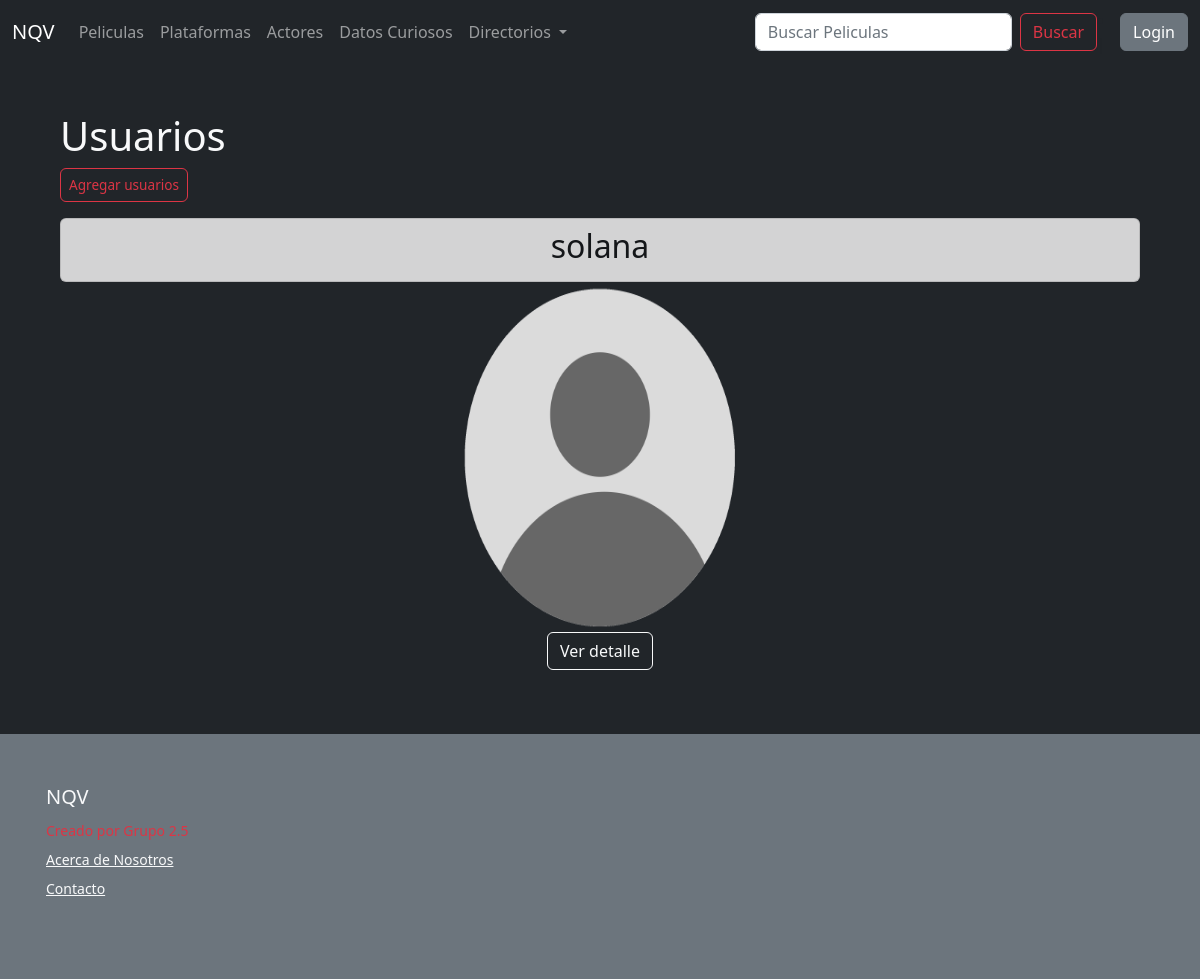
The page /usuarios/users/ on the database as committed earlier.
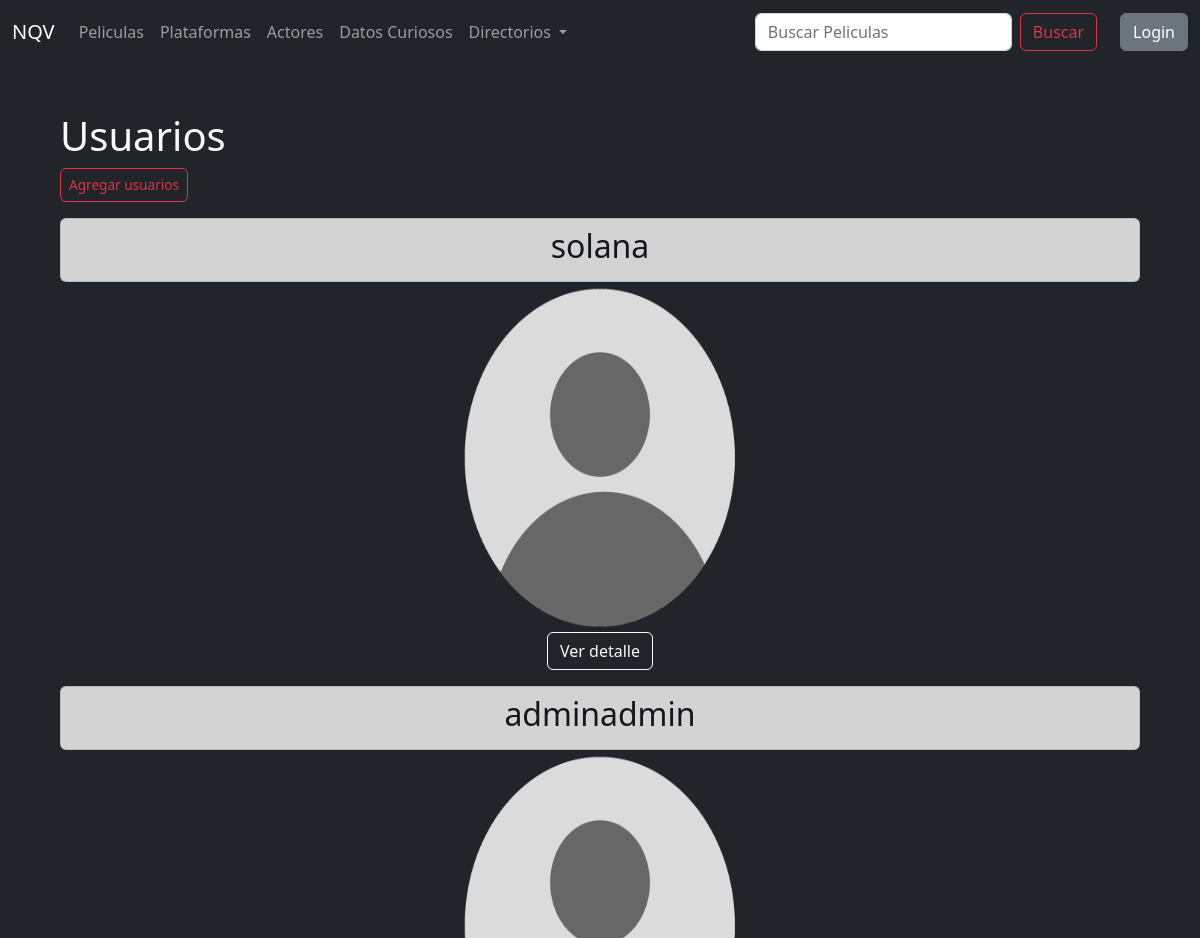
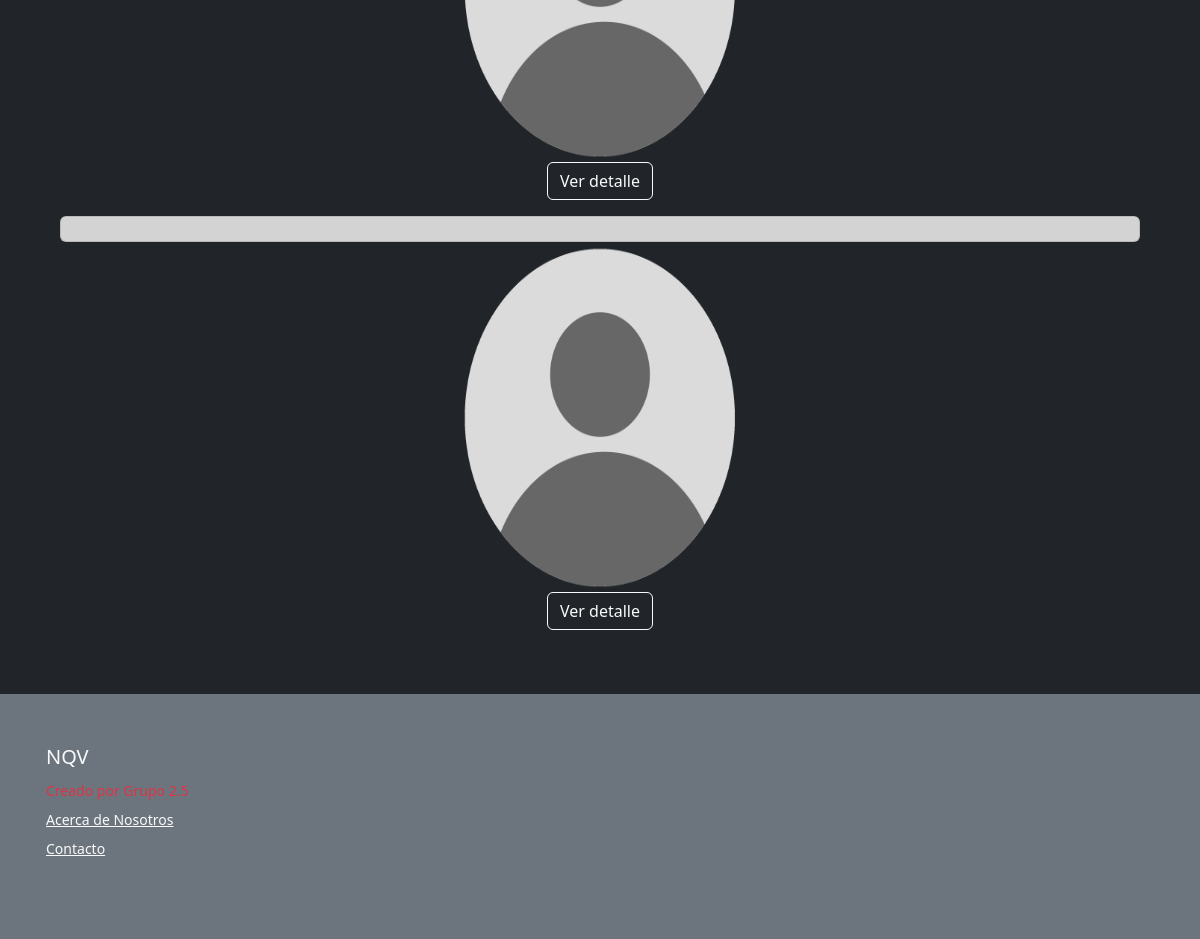
The same page on the database as committed later (2 pictures, top to bottom).
### usuarios/models.py (models this page shows)
class Perfil_usuario(models.Model):
    usuario = models.OneToOneField(User, on_delete=models.CASCADE, related_name= 'perfil_usuarios')
    nombre =models.CharField(max_length=20)
    apellido =models.CharField(max_length=20)
    telefono= models.CharField(max_length=20, blank=True, null=True)
    email= models.EmailField(blank=True, null=True)
    pais= models.CharField(max_length=30, blank=True, null=True)
    imagen_perfil= models.ImageField(upload_to=user_directory_path, default='imagen_perfil/perfil_sin_foto.png')
    class Meta:
        verbose_name= 'usuario'
        verbose_name_plural= 'usuarios'

### usuarios/views.py (the view)
# urls.py: path('users/', views.Lista_usuarios.as_view(), name='users'),
class Lista_usuarios(ListView):
    model = Perfil_usuario
    template_name = 'auth/users.html'

### templates/auth/users.html (shortened to what this page needs)
{% extends "padre.html" %}
{% load static %}
{% block contenidoQueCambia %}
<section class="bg-dark text-light p-5">
    <div class="container">
        <h1>Usuarios</h1>
        <a href="/register" button type="button" class="btn btn-outline-danger"
        style="--bs-btn-padding-y: .35rem; --bs-btn-padding-x: .5rem; --bs-btn-font-size: .85em;">
        Agregar usuarios
        </a>
            {% for user in object_list %}
            <div class="text-center">
            <ul class="list-group">
                <li class="list-group-item list-group-item-dark"><h2>{{user.usuario}}</h2> </li>
            </div>
                <div class="text-center">
                {% if user.imagen_perfil %}
                    <img src="{{user.imagen_perfil.url}}" class="img" alt="" width="280" height="350">
                {% else %}
                    <i class="bi bi-card-image"></i>
                {% endif %}
                </div>
                <div class="text-center">
                <a href="/usuarios/detail-user/{{user.id}}/" class="btn btn-outline-light">Ver detalle</a>
                </div>
        {% endfor %}
    </div>
</section>
{% endblock %}

### templates/padre.html (shortened to what this page needs)
<!DOCTYPE html>
<html lang="en">
<head>
<link href="https://cdn.jsdelivr.net/npm/bootstrap@5.2.0-beta1/dist/css/bootstrap.min.css" rel="stylesheet">
</head>
<body>
    <nav class="navbar navbar-expand-lg bg-dark navbar-dark">
        <div class="container-fluid">
        <a class="navbar-brand" href="/AppNQV/home">NQV</a>
        <div class="collapse navbar-collapse" id="navbarScroll">
            <ul class="navbar-nav me-auto my-2 my-lg-0 navbar-nav-scroll" style="--bs-scroll-height: 100px;">
                <li class="nav-item">
                    <a class="nav-link" href="/AppNQV/peliculas">Peliculas</a>
                </li>
                <li class="nav-item">
                    <a class="nav-link" href="/AppNQV/plataformas">Plataformas</a>
                </li>
                <li class="nav-item">
                    <a class="nav-link" href="/AppNQV/actores">Actores</a>
                </li>
                <li class="nav-item">
                    <a class="nav-link" href="/AppNQV/datosCuriosos">Datos Curiosos</a>
                </li>
                <li class="nav-item dropdown">
                    <a class="nav-link dropdown-toggle" href="#" id="navbarScrollingDropdown" role="button" data-bs-toggle="dropdown" aria-expanded="false">
                        Directorios
                    </a>
                </li>
            </ul>
                <form class="d-flex" role="search" action="/AppNQV/busqueda" method="GET">
                    <input class="form-control me-2" type="text" placeholder="Buscar Peliculas" name='search' aria-label="search">
                    <button class="btn btn-outline-danger" type="submit">Buscar</button>
                </form>
                <li class="nav-item" style="margin-right: 10pxnone">
                    <a class="nav-link" href='#'>|</a>
                </li>
            {% if request.user.is_authenticated %}
                <div class="dropdown">
                    <a class="btn btn-secondary dropdown-toggle" href="#" role="button"
                    id="dropdownMenuLink" data-bs-toggle="dropdown"
                    aria-expanded="false"  style="margin-right: 10pxnone">
                    User: {{user | capfirst}}
                    </a>
                        <ul class="dropdown-menu" aria-labelledby="dropdownMenuLink">
                            <li><a class="dropdown-item" href="/userPage">Cuenta</a></li>
                            <li><a class="dropdown-item" href="/usuarios/users">Usuarios</a></li>
                            <li><a class="dropdown-item" href="/usuarios/logout">Logout</a></li>
                        </ul>
                </div>
                {% else %}
                <button type="button" class="btn btn-secondary">
                    <a class="nav-link" href="/usuarios/login">Login</a>
                </button>
                {% endif %}
            </div>
        </div>
    </nav>
    {% block contenidoQueCambia %}{% endblock %}
</body>
<div class="bg-secondary">
    <div class="container py-4 py-md-5 px-4 px-md-3 bg-secondary">
        <div class="row">
            <div class="col-lg-3 mb-3">
                <a class="d-inline-flex align-items-center mb-2 link-light text-decoration-none" href="/"
                aria-label="NQV">
                <span class="fs-5">NQV</span>
                </a>
            <ul class="list-unstyled small text-muted">
                <li class="mb-2 link-danger">Creado por Grupo 2.5 </li>
                <li class="mb-2 link-light"><a class= 'link-light' href="/acerca-de" target="_blank"
                    rel="noopener" >Acerca de Nosotros</a></li>
                <li class="mb-2"><a class= 'link-light'  href="/contacto" target="_blank"
                        rel="noopener">Contacto</a></li>
            </ul>
        </div>
</html>

Rows that differ between the two databases and show on the page:
added Perfil_usuario: usuario "adminadmin", imagen_perfil (picture)
added Perfil_usuario: imagen_perfil (picture)
